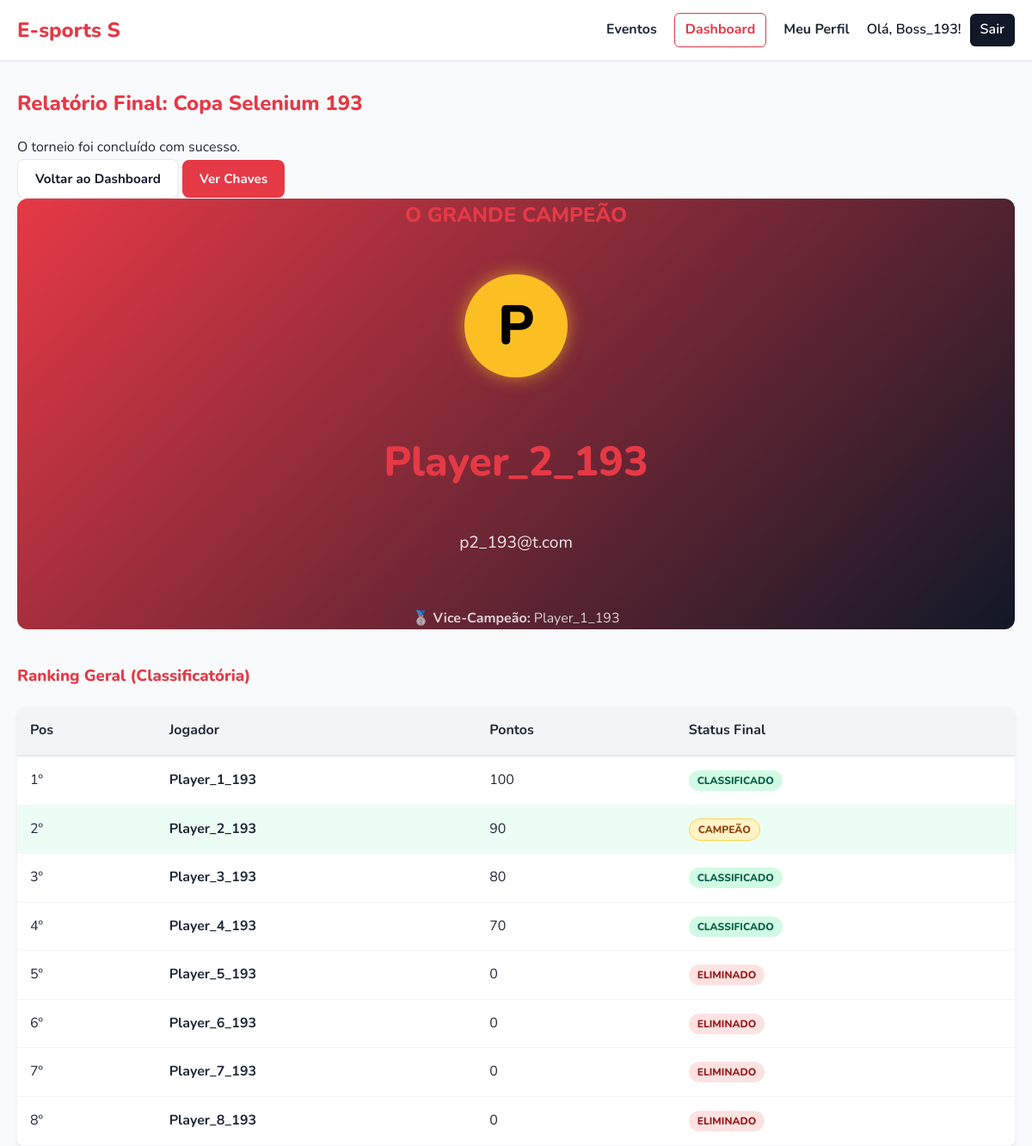
/evento/relatorio/1 (signed in), run on the app's committed database.
### app_build/models.py (models this page shows)
class Evento(db.Model):
    id = db.Column(db.Integer, primary_key=True)
    nome = db.Column(db.String(100), nullable=False)
    jogo = db.Column(db.String(100))
    data = db.Column(db.Date, nullable=True)
    horario = db.Column(db.Time, nullable=True)
    descricao = db.Column(db.Text, nullable=True)
    link_externo = db.Column(db.String(200), nullable=True)
    limite_jogadores = db.Column(db.Integer)
    faixa_etaria = db.Column(db.String(50))
    local = db.Column(db.String(100))
    status = db.Column(db.String(50), nullable=False, default='Ativo')
    fase_atual = db.Column(db.String(50), default='Classificatoria')
    vagas_mata_mata = db.Column(db.Integer, default=4)
    organizador_id = db.Column(db.Integer, db.ForeignKey('organizador.id'), nullable=False)
    organizador = db.relationship('Organizador', backref=db.backref('eventos', lazy=True))

class Jogador(db.Model):
    id = db.Column(db.Integer, primary_key=True)
    nome = db.Column(db.String(100), unique=True, nullable=False)
    email = db.Column(db.String(100), unique=True, nullable=False)
    senha = db.Column(db.String(200), nullable=False)
    telefone = db.Column(db.String(20))
    idade = db.Column(db.Integer)

class Inscricao(db.Model):
    id = db.Column(db.Integer, primary_key=True)
    jogador_id = db.Column(db.Integer, db.ForeignKey('jogador.id'), nullable=False)
    evento_id = db.Column(db.Integer, db.ForeignKey('evento.id'), nullable=False)
    pontos = db.Column(db.Integer, default=0)
    status_participacao = db.Column(db.String(50), default='Ativo')
    jogador = db.relationship('Jogador', backref=db.backref('inscricoes', lazy=True))
    evento = db.relationship('Evento', backref=db.backref('inscricoes', lazy=True))

### app_build/app.py (the view)
@app.route('/evento/relatorio/<int:id>')
@login_required
def relatorio_evento(id):
    e = Evento.query.get_or_404(id)
    final = Partida.query.filter_by(evento_id=id, rodada='Grande Final').first()
    campeao = None
    vice = None
    if final and final.vencedor:
        campeao = final.vencedor
        if final.jogador1_id == campeao.id:
            vice = final.jogador2
        else:
            vice = final.jogador1
    ranking_geral = Inscricao.query.filter_by(evento_id=id).order_by(Inscricao.pontos.desc()).all()
    return render_template('relatorio_evento.html', evento=e, campeao=campeao, vice=vice, ranking=ranking_geral)

### app_build/app.py (called while the page is built)
def login_required(f):
    @wraps(f)
    def decorated_function(*args, **kwargs):
        if 'user_id' not in session:
            flash("Você precisa estar logado.", "error")
            return redirect(url_for('login'))
        return f(*args, **kwargs)
    return decorated_function

### app_build/templates/relatorio_evento.html
{% extends 'base.html' %}
{% block content %}
<div class="detalhe-header">
    <div>
        <h2>Relatório Final: {{ evento.nome }}</h2>
        <p>O torneio foi concluído com sucesso.</p>
    </div>
    <div>
        <a href="{{ url_for('dashboard') }}" class="btn btn-secondary">Voltar ao Dashboard</a>
        <a href="{{ url_for('visualizar_chaves', id=evento.id) }}" class="btn btn-primary">Ver Chaves</a>
    </div>
</div>
<div class="hero-section" style="min-height: 300px; background: linear-gradient(135deg, #E63946 0%, #111827 100%); border-radius: 12px; margin-bottom: 40px;">
    <div class="hero-content" style="flex-direction: column; text-align: center;">
        <h2 style="font-size: 1.5rem; margin-bottom: 10px;">O GRANDE CAMPEÃO</h2>
        {% if campeao %}
            <div class="perfil-avatar" style="width: 120px; height: 120px; font-size: 4rem; margin: 0 auto 20px auto; background: #fbbf24; color: #000; box-shadow: 0 0 20px rgba(251, 191, 36, 0.6);">
                {{ campeao.nome[0].upper() }}
            </div>
            <h1 style="font-size: 3rem; margin-bottom: 0;">{{ campeao.nome }}</h1>
            <p style="font-size: 1.2rem; opacity: 0.9;">{{ campeao.email }}</p>
        {% else %}
            <h3>Não definido</h3>
        {% endif %}
        {% if vice %}
            <div style="margin-top: 20px; opacity: 0.8;">
                <p>🥈 <strong>Vice-Campeão:</strong> {{ vice.nome }}</p>
            </div>
        {% endif %}
    </div>
</div>
<h3>Ranking Geral (Classificatória)</h3>
<div class="table-responsive">
    <table class="inscritos-table">
        <thead>
            <tr>
                <th>Pos</th>
                <th>Jogador</th>
                <th>Pontos</th>
                <th>Status Final</th>
            </tr>
        </thead>
        <tbody>
            {% for inscricao in ranking %}
            <tr class="{% if inscricao.status_participacao == 'Vencedor' %}row-classificado{% endif %}">
                <td>{{ loop.index }}º</td>
                <td><strong>{{ inscricao.jogador.nome }}</strong></td>
                <td>{{ inscricao.pontos }}</td>
                <td>
                    {% if inscricao.status_participacao == 'Vencedor' %}
                        <span class="status-badge status-vencedor">CAMPEÃO</span>
                    {% elif loop.index <= evento.vagas_mata_mata %}
                        <span class="status-badge status-ativo">Classificado</span>
                    {% else %}
                        <span class="status-badge status-eliminado">Eliminado</span>
                    {% endif %}
                </td>
            </tr>
            {% endfor %}
        </tbody>
    </table>
</div>
{% endblock %}

### app_build/templates/base.html (shortened to what this page needs)
<!DOCTYPE html>
<html lang="pt-br">
<head>
    <link rel="stylesheet" href="{{ url_for('static', filename='css/style.css') }}">
</head>
<body>
    <header class="header-internal">
        <div class="container">
            <a href="{{ url_for('index') }}" class="logo">E-sports S</a>
            <nav>
                <a href="{{ url_for('lista_eventos') }}">Eventos</a>
                {% if session.user_id %}
                    {% if session.user_type == 'organizador' %}
                        <a href="{{ url_for('dashboard') }}" class="nav-dashboard-link">Dashboard</a>
                    {% endif %}
                    <a href="{{ url_for('perfil') }}">Meu Perfil</a>
                    <span class="nav-welcome">Olá, {{ session.user_name }}!</span>
                    <a href="{{ url_for('logout') }}" class="btn-logout">Sair</a>
                {% else %}
                    <a href="{{ url_for('login') }}" class="btn-login-nav">Login</a>
                {% endif %}
            </nav>
        </div>
    </header>
    <main>
        <div class="container">
            {% block content %}{% endblock %}
        </div>
    </main>
</body>
</html>

### app_build/static/css/style.css (style rules this page uses)
:root { --cor-principal: #E63946; --cor-principal-dark: #c9303c; --cor-fundo: #F9FAFB; --cor-card: #FFFFFF; --cor-texto: #1F2937; --cor-borda: #E5E7EB; --cor-destaque: #111827; --sombra: 0 4px 6px -1px rgba(0, 0, 0, 0.1); --sombra-hover: 0 10px 15px -3px rgba(0, 0, 0, 0.1); }
* { margin: 0; padding: 0; box-sizing: border-box; }
body { font-family: 'Nunito', sans-serif; background-color: var(--cor-fundo); color: var(--cor-texto); line-height: 1.6; }
.container { max-width: 1200px; margin: 0 auto; padding: 0 20px; }
h1, h2, h3 { font-weight: 800; color: var(--cor-principal); margin-bottom: 20px; }
.header-home, header.header-internal { background: var(--cor-card); border-bottom: 1px solid var(--cor-borda); padding: 15px 0; margin-bottom: 30px; box-shadow: 0 1px 2px rgba(0,0,0,0.05); }
.header-home .container, header.header-internal .container { display: flex; justify-content: space-between; align-items: center; }
.logo-home, .logo { font-size: 1.5rem; font-weight: 800; color: var(--cor-principal); text-decoration: none; display: inline-block; transition: transform 0.2s ease; }
nav { display: flex; align-items: center; }
nav a { color: var(--cor-texto); text-decoration: none; font-weight: 700; margin-left: 20px; transition: color 0.2s; }
.nav-welcome { margin-left: 20px; color: var(--cor-destaque); font-weight: 600; }
.nav-dashboard-link { color: var(--cor-principal); border: 1px solid var(--cor-principal); padding: 6px 12px; border-radius: 6px; display: inline-block; }
.perfil-avatar { width: 80px; height: 80px; background-color: var(--cor-principal); color: #fff; border-radius: 50%; display: flex; align-items: center; justify-content: center; font-size: 3rem; font-weight: 800; flex-shrink: 0; }
.btn { display: inline-block; padding: 10px 20px; border: none; border-radius: 8px; font-weight: 700; font-size: 0.95rem; text-decoration: none; cursor: pointer; transition: all 0.2s ease; text-align: center; }
.btn-primary { background-color: var(--cor-principal); color: #fff; }
.btn-secondary { background-color: #fff; color: var(--cor-destaque); border: 1px solid var(--cor-borda); }
.btn-logout { background: var(--cor-destaque); color: #fff !important; font-weight: 600; text-decoration: none; padding: 6px 12px; border-radius: 6px; margin-left: 10px; display: inline-block; }
.inscritos-table { width: 100%; border-collapse: collapse; margin-top: 20px; background: #fff; border-radius: 8px; overflow: hidden; box-shadow: var(--sombra); }
.inscritos-table th { background: #f3f4f6; padding: 15px; text-align: left; border-bottom: 2px solid var(--cor-borda); }
.inscritos-table td { padding: 15px; border-bottom: 1px solid #f3f4f6; vertical-align: middle; }
.row-classificado { background-color: #ecfdf5; }
.status-badge { padding: 4px 10px; border-radius: 20px; font-size: 0.75rem; font-weight: 800; text-transform: uppercase; }
.status-ativo { background: #d1fae5; color: #065f46; }
.status-eliminado { background: #fee2e2; color: #991b1b; }
.status-vencedor { background: #fef3c7; color: #92400e; border: 1px solid #fcd34d; }
.hero-section { min-height: 85vh; display: flex; align-items: center; justify-content: center; background: linear-gradient(135deg, rgba(17, 24, 39, 0.85), rgba(230, 57, 70, 0.75)), url('https://images.unsplash.com/photo-1542751371-adc38448a05e?auto=format&fit=crop&w=1920&q=80'); background-size: cover; background-position: center; color: #fff; }
.hero-content { display: flex; justify-content: space-between; width: 100%; max-width: 1200px; padding: 0 20px; align-items: center; gap: 40px; }

### data on the page
Evento: nome "Copa Selenium 193"
Jogador: nome "P", nome "Player_2_193", email "p2_193@t.com"
Jogador: nome "Player_1_193"
Inscricao: jogador.nome "Player_1_193", pontos "100", status_participacao "CLASSIFICADO"
Inscricao: jogador.nome "Player_2_193", pontos "90", status_participacao "CAMPEÃO"
Inscricao: jogador.nome "Player_3_193", pontos "80", status_participacao "CLASSIFICADO"
Inscricao: jogador.nome "Player_4_193", pontos "70", status_participacao "CLASSIFICADO"
Inscricao: jogador.nome "Player_5_193", pontos "0", status_participacao "ELIMINADO"
Inscricao: jogador.nome "Player_6_193", pontos "0", status_participacao "ELIMINADO"
Inscricao: jogador.nome "Player_7_193", pontos "0", status_participacao "ELIMINADO"
Inscricao: jogador.nome "Player_8_193", pontos "0", status_participacao "ELIMINADO"

### other printed values
{{ session.user_name }} "Boss_193"
